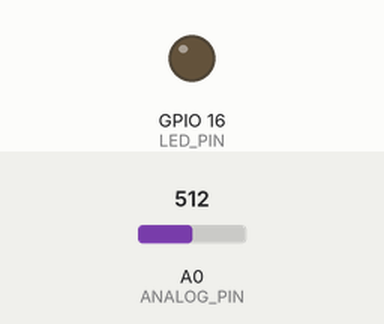
Recording of a sketch running on a simulated ESP8266 (NodeMCU). Shown: output pins drawn as LEDs (lit = HIGH). The inputs (shaded band) are chosen by the test bench; at power-on: A0 (ANALOG_PIN) = 512. WiFi joins after 1.5 s; servers stay silent unless stated; no MQTT or app messages arrive unless stated; what the sketch prints to the serial monitor is not drawn.

Above: at 2.7 s.
2.8 s: A0 (ANALOG_PIN) set to 408
4.7 s: A0 (ANALOG_PIN) set to 386
At 6.7 s:
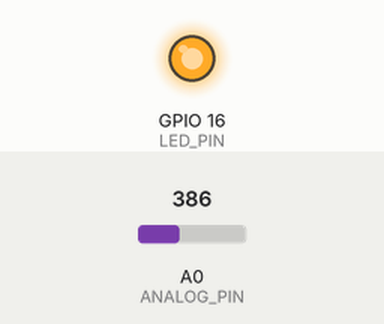
7.0 s: A0 (ANALOG_PIN) set to 410
At 8.5 s:
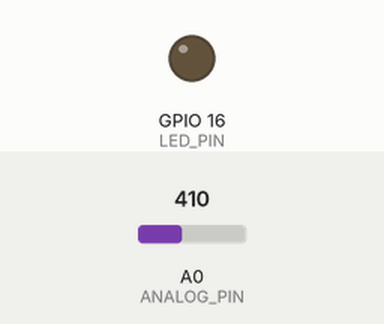
9.0 s: A0 (ANALOG_PIN) set to 390
At 10.1 s:
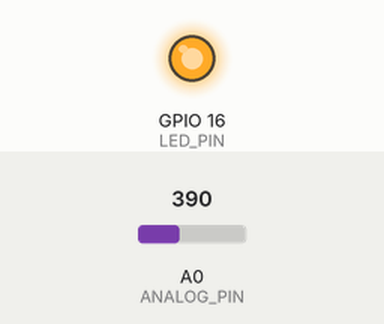
Timing chart, 0 to 12.0 s (numbered marks = the images above; inputs shaded):
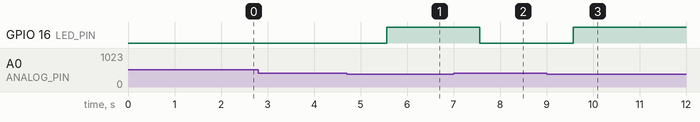

The sketch:

firmware.ino
```cpp
#include <Arduino.h>
#include <ESP8266WiFi.h>
#include <PubSubClient.h>

#define ANALOG_PIN A0
#define LED_PIN 16
#define LOOP_DELAY_MS 10
#define TIMEOUT_DELAY_MS 500

const char* ssid = "SSID";
const char* password = "SSID-Password";
const char* mqtt_server = "IP-address";
const uint16_t mqtt_server_port = 1883;
const char* mqttTopic = "Topic-name";
const int detectionThreshold = 400;
const char* vehicleNumber = "TN 36 D XXXX";

WiFiClient wifiClient;
PubSubClient mqttClient(wifiClient);

void setup_wifi() {
  delay(LOOP_DELAY_MS);
  Serial.println();
  Serial.print("Connecting to ");
  Serial.println(ssid);
  WiFi.begin(ssid, password);
  while (WiFi.status() != WL_CONNECTED) {
    delay(TIMEOUT_DELAY_MS);
    Serial.print(".");
  }
  Serial.print("IP address: ");
  Serial.println(WiFi.localIP());
  Serial.println("WiFi connected");
}

void connect() {
  while (!mqttClient.connected()) {
    Serial.print("Attempting MQTT connection...");
    String mqttClientId = "";
    if (mqttClient.connect(mqttClientId.c_str(), mqtt_server, ssid)) {
      Serial.println("connected");
    } else {
      Serial.print("failed, rc=");
      Serial.print(mqttClient.state());
      Serial.println(" will try again in 5 seconds");
      delay(5000);
    }
  }
}

void printAlert(const char* vehicleNumber) {
  Serial.print(" Vehicle ");
  Serial.print(vehicleNumber);
  Serial.println(" ALERT: Alcohol detected!");
}

void setup() {
  Serial.begin(115200);
  pinMode(LED_PIN, OUTPUT);
  setup_wifi();
  mqttClient.setServer(mqtt_server, mqtt_server_port);
}

void loop() {
  if (!mqttClient.connected()) {
    connect();
  }
  int sensorValue = analogRead(ANALOG_PIN);
  if (sensorValue > detectionThreshold) {
    digitalWrite(LED_PIN, LOW); // Turn ON the LED
    Serial.print(" Value = ");
    Serial.print(sensorValue);
    printAlert(vehicleNumber);
    String alertMessage = "ALERT: Alcohol detected in Vehicle ";
    alertMessage += vehicleNumber;
    mqttClient.publish(mqttTopic, alertMessage.c_str());
  } else {
    digitalWrite(LED_PIN, HIGH); // Turn OFF the LED
  }
  mqttClient.loop();
  delay(1000);
}
```

Measured:
- the behaviour switches between 401 and 400 on A0 (ANALOG_PIN) (found by bisection; images 0 and 1)
- after the input at 2.8 s, every drawn part: stays the same
- after the input at 4.7 s, GPIO 16 (LED_PIN): LOW → HIGH after 0.87 s
- after the input at 7.0 s, GPIO 16 (LED_PIN): HIGH → LOW after 0.57 s
- after the input at 9.0 s, GPIO 16 (LED_PIN): LOW → HIGH after 0.57 s
